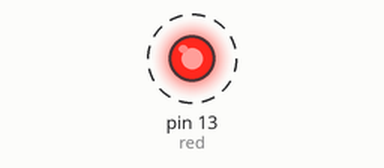
Simulated run of this sketch. Board: Arduino Uno, built with avr-gcc and run on an emulated ATmega328P. Parts: output pins drawn as LEDs (lit = HIGH). Dashed ring = blinking.

Above: at 0.5 s.
Timing chart, 0 to 4.6 s (numbered marks = the images above):
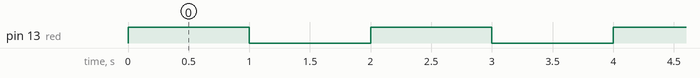

Measured:
- by itself, pin 13 (red): alternates HIGH for 1.0 s and LOW for 1.0 s

The sketch:

Lab1.ino
```cpp
//Marcus
int red = 13;
// the setup function runs once when you press reset or power the board
void setup() {
  // initialize digital pin LED_BUILTIN as an output.
  pinMode(red, OUTPUT);
}

// the loop function runs over and over again forever
void loop() {
  digitalWrite(red, HIGH);  // turn the LED on (HIGH is the voltage level)
  delay(1000);                      // wait for a second
  digitalWrite(red, LOW);   // turn the LED off by making the voltage LOW
  delay(1000);                      // wait for a second
}
```
